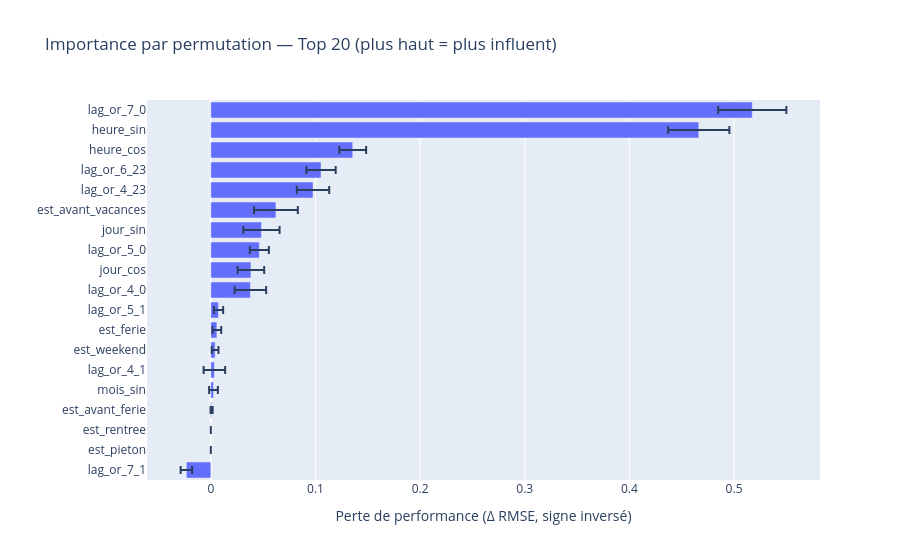

Here is the notebook cell this chart was saved with:
### Code cell
perm = permutation_importance(
    estimator=pipe_occ,
    X=X_test_occ,
    y=y_test_occ,
    n_repeats=20,
    random_state=42,
    scoring='neg_root_mean_squared_error'  
)

imp_df = (
    pd.DataFrame({
        'feature': features_occ,
        'importance_mean': perm.importances_mean,
        'importance_std': perm.importances_std
    })
    .sort_values('importance_mean', ascending=False)
)

print(imp_df.head(20))

topk = imp_df.head(20).sort_values('importance_mean', ascending=True)
fig = px.bar(
    topk,
    x='importance_mean', y='feature',
    error_x='importance_std',
    orientation='h',
    title='Importance par permutation — Top 20 (plus haut = plus influent)'
)
fig.update_layout(xaxis_title="Perte de performance (Δ RMSE, signe inversé)", yaxis_title="")
fig.show()

### Figure 1 — Plotly figure (JSON) as saved in the notebook; plotly's stock layout.template omitted (floating-point values rounded to 4 significant figures)
{"data": [{"error_x": {"array": [0.005486, 0.0, 0.0, 0.0009965, 0.004177, 0.01028, 0.003174, 0.00413, 0.004452, 0.01503, 0.01268, 0.009109, 0.01734, 0.02089, 0.01546, 0.01401, 0.01278, 0.02924, 0.03258]}, "hovertemplate": "importance_mean=%{x}<br>feature=%{y}<extra></extra>", "legendgroup": "", "marker": {"color": "#636efa", "pattern": {"shape": ""}}, "name": "", "orientation": "h", "showlegend": false, "textposition": "auto", "type": "bar", "x": [-0.02335, 0.0, 0.0, 0.000753, 0.002548, 0.003405, 0.004103, 0.005787, 0.007334, 0.03782, 0.03831, 0.04636, 0.04835, 0.06221, 0.09766, 0.1053, 0.1356, 0.4663, 0.5174], "xaxis": "x", "y": ["lag_or_7_1", "est_pieton", "est_rentree", "est_avant_ferie", "mois_sin", "lag_or_4_1", "est_weekend", "est_ferie", "lag_or_5_1", "lag_or_4_0", "jour_cos", "lag_or_5_0", "jour_sin", "est_avant_vacances", "lag_or_4_23", "lag_or_6_23", "heure_cos", "heure_sin", "lag_or_7_0"], "yaxis": "y"}], "layout": {"barmode": "relative", "legend": {"tracegroupgap": 0}, "title": {"text": "Importance par permutation — Top 20 (plus haut = plus influent)"}, "xaxis": {"anchor": "y", "domain": [0, 1], "title": {"text": "Perte de performance (Δ RMSE, signe inversé)"}}, "yaxis": {"anchor": "x", "domain": [0, 1], "title": {"text": ""}}}}
